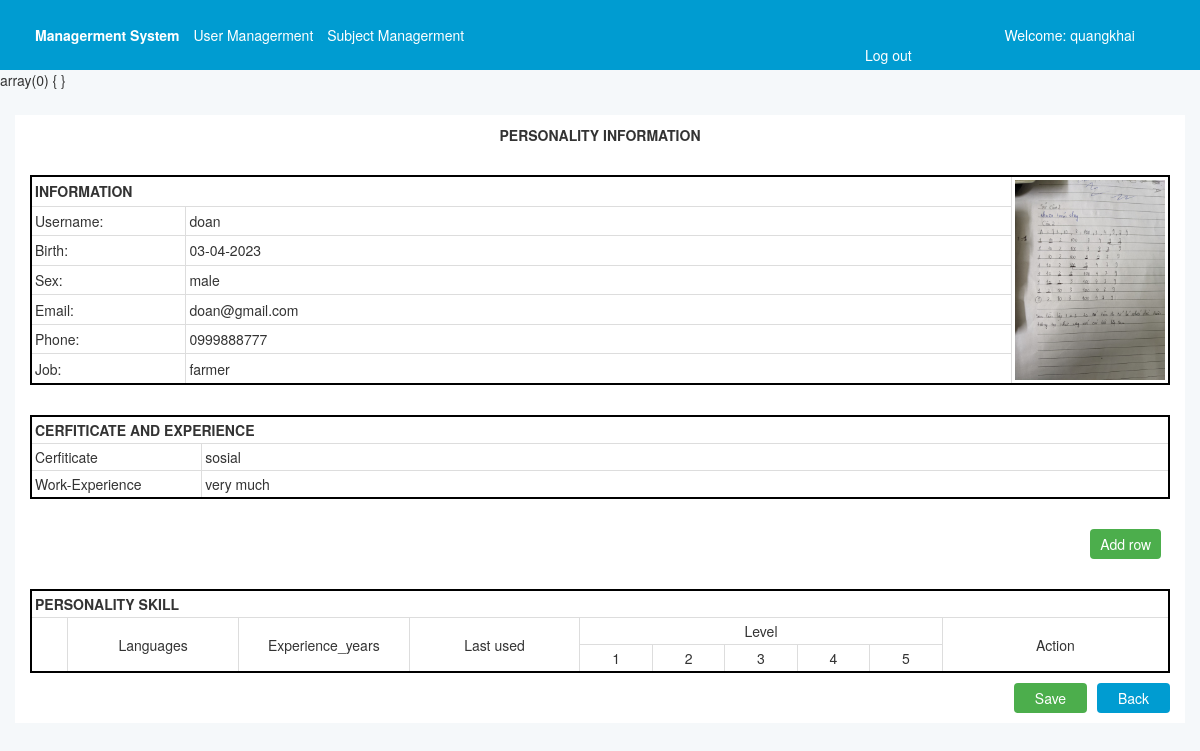
Screenshot of /Skill/user_view/311 (signed in) with the database file from the repository.
### tables this page shows
CREATE TABLE `user` (
  `id_user` int(11) NOT NULL,
  `username` varchar(250) NOT NULL,
  `password` varchar(250) NOT NULL,
  `birth` date DEFAULT NULL,
  `email` varchar(250) NOT NULL,
  `phone` varchar(20) DEFAULT NULL,
  `photo` varchar(250) DEFAULT NULL,
  `sex` varchar(10) NOT NULL,
  `job` varchar(250) NOT NULL,
  `school` varchar(250) NOT NULL,
  `experience` text NOT NULL
);

### mvc/core/Controller.php (called while the page is built, shortened)
<?php
class Controller
{
   public function view($view, $data = [], $arr = null)
   {
      require './mvc/views/' . $view . '.php';
   }
}

### mvc/core/App.php (called while the page is built, shortened)
<?php
class App{
   protected $action="get_view";
   public function urlprocess()
   {
      if(isset($_GET['url']))
      {
         $url=rtrim($_GET['url'],'/');
         return explode('/', $url);
      }
   }
   public function __construct() {
      $url=$this->urlprocess();
      if(isset($url[0]))
      {
         unset( $url[0]);
      }
      $this->controller = new $this->controller;
      if(isset($url[1]))
      {
         if(method_exists($this->controller, $url[1]))
         {
            $this->action=$url[1];
         }
         unset($url[1]);
      }
      $this->params= $url? array_values($url) : [];
      call_user_func_array([$this->controller, $this->action], $this->params );
   }
}

### mvc/core/Database.php (called while the page is built, shortened)
<?php
class Database{
   private $host=HOST_DB;
   private $Servername=SEVER_DB;
   private $password=PASS_DB;
   private $db_name=NAME_DB;
   private $connectionString;
   public function __construct() {
      $this->connectionString= new mysqli($this->host, $this->Servername, $this->password, $this->db_name);
   }
   public function select($sql)
   {
      $data=null;
      $result=$this->connectionString->query($sql);
      if($result->num_rows >0)
      {
         while($row=$result->fetch_assoc())
         {
            $data[]=$row;
         }
         return $data;
      }
   }
}

### mvc/models/UserModel.php (called while the page is built, shortened)
<?php
class UserModel
{
   private $db;
   public function __construct()
   {
      $this->db = new Database();
   }
   public function get_user($column = '*', $where = "", $join = "" )
   {
      $sql = "SELECT $column FROM user $where";
      $result = $this->db->select($sql);
      return $result;
   }
}

### mvc/views/user/user_view.php (the view, shortened to what this page needs)
<?php
$data_user = isset($data['user']) ? $data['user'] : [];
$data_skill = isset($data['skill']) ? $data['skill'] : [];
var_dump($data_skill);
?>
<div class="wrapper">
   <div class="container">
      <div class="mb-30">
         <h1 class="text-center">PERSONALITY INFORMATION</h1>
      </div>
      <div class="mb-30">
         <table style="border: 2px solid black;" class="infor-table">
            <tr>
               <td style="font-weight: bold;" colspan="2">INFORMATION</td>
               <td class="text-center" rowspan="7">
                  <div class=" img">
                     <img class="img" width="150px" height="200px" src="/front_end/pictures/<?php echo $data_user['photo'] ?>">
                  </div>
               </td>
            </tr>
            <tr>
               <td style="width: 15%; " class="td-lable-infor"><label class="bold-view" for="">Username:</label></td>
               <td style="width: 85%; "><?= $data_user['username'] ?></td>
            </tr>
            <tr>
               <td style="width: 15%; "><label for="">Birth:</label></td>
               <td style="width: 85%; "><?php $newDate = date("d-m-Y", strtotime($data_user['birth']));
                                          echo $newDate ?></td>
            </tr>
            <tr>
               <td style="width: 15%; "><label for="">Sex:</label></td>
               <td style="width: 85%; "><?= $data_user['sex'] ?></td>
            </tr>
            <tr>
               <td style="width: 15%; "><label for="">Email:</label></td>
               <td style="width: 85%; "><?= $data_user['email'] ?></td>
            </tr>
            <tr>
               <td style="width: 15%; "><label for="">Phone:</label></td>
               <td style="width: 85%; "><?= $data_user['phone'] ?></td>
            </tr>
            <tr>
               <td style="width: 15%; "><label for="">Job:</label></td>
               <td style="width: 85%; "><?= $data_user['job'] ?></td>
            </tr>
         </table>
      </div>
      <div class="mb-30">
         <table style="border: 2px solid black;" class="infor-table">
            <tr>
               <td style="font-weight: bold;" colspan="2">CERFITICATE AND EXPERIENCE</td>
            </tr>
            <tr>
               <td style="width: 15%; ">Cerfiticate</td>
               <td><?= $data_user['school'] ?></td>
            </tr>
            <tr>
               <td style="width: 15%; ">Work-Experience</td>
               <td>
                  <p rows="4" style="border: none; width: 100% "><?= $data_user['experience'] ?></p>
               </td>
            </tr>
         </table>
      </div>
      <div class="mb-30">
         <button id="add-btn" style="margin-left: 93%;" class="btn-green">Add row</button>
      </div>
      <div class="mb-10">
         <table style="border: 2px solid black;" class="infor-table">
            <thead>
               <tr>
                  <td style="font-weight: bold;" colspan="11">PERSONALITY SKILL</td>
               </tr>
               <tr>
                  <td rowspan="2"></td>
                  <td style="width: 15%;" class="text-center" rowspan="2">Languages</td>
                  <td style="width: 15%;" class="text-center" rowspan="2">Experience_years</td>
                  <td style="width: 15%;" class="text-center" rowspan="2">Last used</td>
                  <td class="text-center" colspan="5">Level</td>
                  <td class="text-center" rowspan="2" colspan="2">Action</td>
               </tr>
               <tr>
                  <td class="text-center">1</td>
                  <td class="text-center">2</td>
                  <td class="text-center">3</td>
                  <td class="text-center">4</td>
                  <td class="text-center">5</td>
               </tr>
            </thead>
         </table>
      </div>
      <div style="display:inline" class="mb-10">
         <a type="button" href="/User/user_list"><button style="width: 73px; float:right" class="btn-blue">Back</button></a>
         <button form="my_form" style="width: 73px ;float:right; margin-right: 10px; " class="btn-green" type="submit">Save</button>
      </div>
   </div>
</div>

### front_end/css/main.css (style rules this page uses)
* { font-family: "Helvetica Neue", Helvetica, Arial, sans-serif; font-size: 14px; line-height: 1.42857143; color: #333; margin: 0; }
.wrapper { background-color: white; margin: 25px 15px; padding: 10px 15px; }
.mb-10 { margin-bottom: 10px; }
.mb-30 { margin-bottom: 30px; }
.btn-blue { background: #009CD1; color: #fff; padding: 5px 10px; border-radius: 4px; text-align: center; border: 0px; text-decoration: none; }
.btn-green { background: #4cae4c; color: #fff; padding: 5px 10px; border-radius: 4px; text-align: center; border: 0px; text-decoration: none; }
.text-center { text-align: center; }
.bold-view { font-weight: 500; }
.img { width: 150px; height: 200px; text-align: center; }

### front_end/css/table.css (style rules this page uses)
table, th, td { border: 1px solid #ddd; padding: 3px; }
table { width: 100%; border-spacing: 0; border-collapse: collapse; }

### rows the page displays
user: photo (picture), username "doan", birth "03-04-2023", sex "male", email "doan@gmail.com", phone "0999888777", job "farmer", school "sosial", experience "very much"

### other values shown
$_SESSION['user'] "quangkhai"
